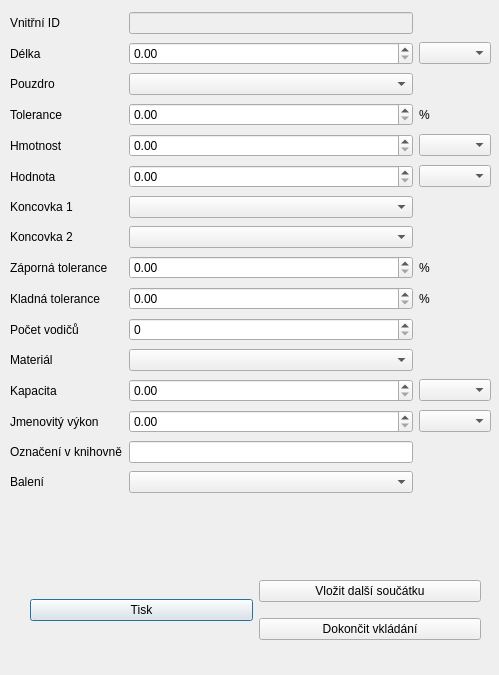
<?xml version="1.0" encoding="UTF-8"?>
<ui version="4.0">
 <class>Dialog</class>
 <widget class="QDialog" name="Dialog">
  <property name="geometry">
   <rect>
    <x>0</x>
    <y>0</y>
    <width>499</width>
    <height>675</height>
   </rect>
  </property>
  <property name="windowTitle">
   <string>Dialog</string>
  </property>
  <widget class="QWidget" name="gridLayoutWidget">
   <property name="geometry">
    <rect>
     <x>10</x>
     <y>10</y>
     <width>481</width>
     <height>485</height>
    </rect>
   </property>
   <layout class="QGridLayout" name="gridLayout">
    <item row="0" column="1">
     <widget class="QLineEdit" name="lineEdit">
      <property name="enabled">
       <bool>false</bool>
      </property>
     </widget>
    </item>
    <item row="8" column="0">
     <widget class="QLabel" name="label_11">
      <property name="text">
       <string>Záporná tolerance</string>
      </property>
      <property name="wordWrap">
       <bool>true</bool>
      </property>
     </widget>
    </item>
    <item row="13" column="0">
     <widget class="QLabel" name="label_19">
      <property name="text">
       <string>Jmenovitý výkon</string>
      </property>
     </widget>
    </item>
    <item row="2" column="0">
     <widget class="QLabel" name="label">
      <property name="text">
       <string>Pouzdro</string>
      </property>
     </widget>
    </item>
    <item row="11" column="0">
     <widget class="QLabel" name="label_16">
      <property name="text">
       <string>Materiál</string>
      </property>
     </widget>
    </item>
    <item row="7" column="1">
     <widget class="QComboBox" name="comboBox_6"/>
    </item>
    <item row="12" column="0">
     <widget class="QLabel" name="label_17">
      <property name="text">
       <string>Kapacita</string>
      </property>
     </widget>
    </item>
    <item row="5" column="0">
     <widget class="QLabel" name="label_7">
      <property name="text">
       <string>Hodnota</string>
      </property>
     </widget>
    </item>
    <item row="3" column="1">
     <widget class="QDoubleSpinBox" name="doubleSpinBox_2"/>
    </item>
    <item row="14" column="1">
     <widget class="QLineEdit" name="lineEdit_2"/>
    </item>
    <item row="12" column="1">
     <widget class="QDoubleSpinBox" name="doubleSpinBox_7"/>
    </item>
    <item row="10" column="0">
     <widget class="QLabel" name="label_15">
      <property name="text">
       <string>Počet vodičů</string>
      </property>
     </widget>
    </item>
    <item row="4" column="2">
     <widget class="QComboBox" name="comboBox_3"/>
    </item>
    <item row="9" column="0">
     <widget class="QLabel" name="label_13">
      <property name="text">
       <string>Kladná tolerance</string>
      </property>
     </widget>
    </item>
    <item row="8" column="2">
     <widget class="QLabel" name="label_12">
      <property name="text">
       <string>%</string>
      </property>
     </widget>
    </item>
    <item row="5" column="1">
     <widget class="QDoubleSpinBox" name="doubleSpinBox_4"/>
    </item>
    <item row="6" column="1">
     <widget class="QComboBox" name="comboBox_5"/>
    </item>
    <item row="6" column="0">
     <widget class="QLabel" name="label_9">
      <property name="text">
       <string>Koncovka 1</string>
      </property>
     </widget>
    </item>
    <item row="3" column="0">
     <widget class="QLabel" name="label_4">
      <property name="text">
       <string>Tolerance</string>
      </property>
     </widget>
    </item>
    <item row="0" column="0">
     <widget class="QLabel" name="label_3">
      <property name="text">
       <string>Vnitřní ID</string>
      </property>
     </widget>
    </item>
    <item row="2" column="1">
     <widget class="QComboBox" name="comboBox_2"/>
    </item>
    <item row="9" column="2">
     <widget class="QLabel" name="label_14">
      <property name="text">
       <string>%</string>
      </property>
     </widget>
    </item>
    <item row="12" column="2">
     <widget class="QComboBox" name="comboBox_8"/>
    </item>
    <item row="1" column="2">
     <widget class="QComboBox" name="comboBox"/>
    </item>
    <item row="3" column="2">
     <widget class="QLabel" name="label_5">
      <property name="text">
       <string>%</string>
      </property>
     </widget>
    </item>
    <item row="13" column="1">
     <widget class="QDoubleSpinBox" name="doubleSpinBox_8"/>
    </item>
    <item row="7" column="0">
     <widget class="QLabel" name="label_10">
      <property name="text">
       <string>Koncovka 2</string>
      </property>
     </widget>
    </item>
    <item row="4" column="0">
     <widget class="QLabel" name="label_6">
      <property name="text">
       <string>Hmotnost</string>
      </property>
     </widget>
    </item>
    <item row="10" column="1">
     <widget class="QSpinBox" name="spinBox"/>
    </item>
    <item row="8" column="1">
     <widget class="QDoubleSpinBox" name="doubleSpinBox_5"/>
    </item>
    <item row="4" column="1">
     <widget class="QDoubleSpinBox" name="doubleSpinBox_3"/>
    </item>
    <item row="9" column="1">
     <widget class="QDoubleSpinBox" name="doubleSpinBox_6"/>
    </item>
    <item row="5" column="2">
     <widget class="QComboBox" name="comboBox_4"/>
    </item>
    <item row="13" column="2">
     <widget class="QComboBox" name="comboBox_9"/>
    </item>
    <item row="11" column="1">
     <widget class="QComboBox" name="comboBox_7"/>
    </item>
    <item row="1" column="1">
     <widget class="QDoubleSpinBox" name="doubleSpinBox"/>
    </item>
    <item row="14" column="0">
     <widget class="QLabel" name="label_8">
      <property name="text">
       <string>Označení v knihovně</string>
      </property>
     </widget>
    </item>
    <item row="1" column="0">
     <widget class="QLabel" name="label_2">
      <property name="text">
       <string>Délka</string>
      </property>
     </widget>
    </item>
    <item row="15" column="0">
     <widget class="QLabel" name="label_18">
      <property name="text">
       <string>Balení</string>
      </property>
     </widget>
    </item>
    <item row="15" column="1">
     <widget class="QComboBox" name="comboBox_10"/>
    </item>
   </layout>
  </widget>
  <widget class="QWidget" name="horizontalLayoutWidget">
   <property name="geometry">
    <rect>
     <x>30</x>
     <y>570</y>
     <width>451</width>
     <height>80</height>
    </rect>
   </property>
   <layout class="QHBoxLayout" name="horizontalLayout">
    <item>
     <widget class="QPushButton" name="pushButton_2">
      <property name="text">
       <string>Tisk</string>
      </property>
     </widget>
    </item>
    <item>
     <layout class="QVBoxLayout" name="verticalLayout">
      <item>
       <widget class="QPushButton" name="pushButton">
        <property name="text">
         <string>Vložit další součátku</string>
        </property>
       </widget>
      </item>
      <item>
       <widget class="QPushButton" name="pushButton_3">
        <property name="text">
         <string>Dokončit vkládání</string>
        </property>
       </widget>
      </item>
     </layout>
    </item>
   </layout>
  </widget>
 </widget>
 <resources/>
 <connections/>
</ui>
